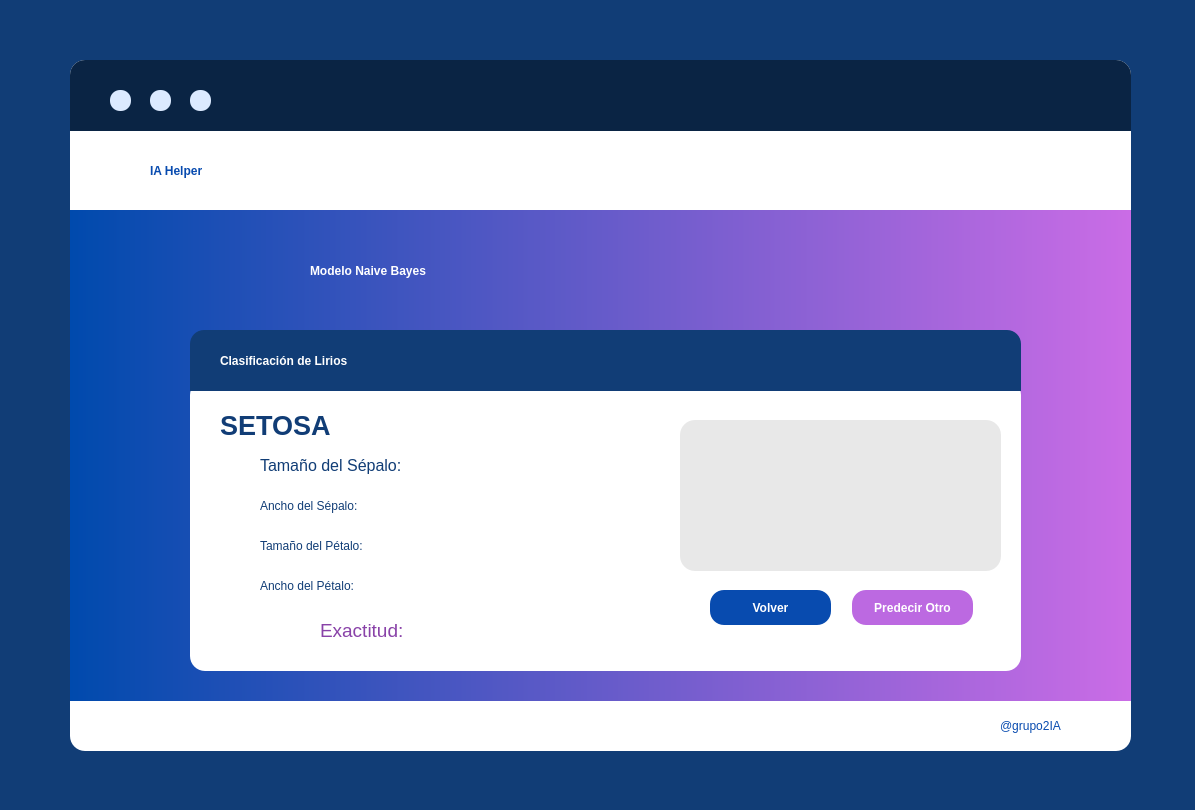
<?xml version="1.0" encoding="UTF-8"?>
<ui version="4.0">
 <class>MainWindow</class>
 <widget class="QMainWindow" name="MainWindow">
  <property name="geometry">
   <rect>
    <x>0</x>
    <y>0</y>
    <width>1195</width>
    <height>810</height>
   </rect>
  </property>
  <property name="windowTitle">
   <string>MainWindow</string>
  </property>
  <property name="styleSheet">
   <string notr="true">background-color: rgb(17, 61, 118);</string>
  </property>
  <widget class="QWidget" name="centralwidget">
   <widget class="QFrame" name="frame">
    <property name="geometry">
     <rect>
      <x>70</x>
      <y>60</y>
      <width>1061</width>
      <height>691</height>
     </rect>
    </property>
    <property name="styleSheet">
     <string notr="true">background-color: rgb(255, 255, 255);
border-radius:15px;</string>
    </property>
    <property name="frameShape">
     <enum>QFrame::StyledPanel</enum>
    </property>
    <property name="frameShadow">
     <enum>QFrame::Raised</enum>
    </property>
    <widget class="QFrame" name="frame_2">
     <property name="geometry">
      <rect>
       <x>0</x>
       <y>150</y>
       <width>1061</width>
       <height>491</height>
      </rect>
     </property>
     <property name="styleSheet">
      <string notr="true">background-color: qlineargradient(spread:pad, x1:0, y1:0, x2:1, y2:0, stop:0 rgba(0, 74, 173, 1), stop:1 rgba(203, 108, 230, 1));
border-radius:0;
</string>
     </property>
     <property name="frameShape">
      <enum>QFrame::StyledPanel</enum>
     </property>
     <property name="frameShadow">
      <enum>QFrame::Raised</enum>
     </property>
     <widget class="QFrame" name="frame_10">
      <property name="geometry">
       <rect>
        <x>120</x>
        <y>170</y>
        <width>831</width>
        <height>291</height>
       </rect>
      </property>
      <property name="styleSheet">
       <string notr="true">background-color: rgb(255, 255, 255);
border-radius:15px;</string>
      </property>
      <property name="frameShape">
       <enum>QFrame::StyledPanel</enum>
      </property>
      <property name="frameShadow">
       <enum>QFrame::Raised</enum>
      </property>
      <widget class="QGraphicsView" name="Vista">
       <property name="geometry">
        <rect>
         <x>490</x>
         <y>40</y>
         <width>321</width>
         <height>151</height>
        </rect>
       </property>
       <property name="styleSheet">
        <string notr="true">background-color: rgb(232, 232, 232);</string>
       </property>
      </widget>
      <widget class="QLabel" name="lbl_sep_l">
       <property name="geometry">
        <rect>
         <x>70</x>
         <y>70</y>
         <width>221</width>
         <height>31</height>
        </rect>
       </property>
       <property name="font">
        <font>
         <family>MS Shell Dlg 2</family>
         <pointsize>12</pointsize>
         <weight>50</weight>
         <italic>false</italic>
         <bold>false</bold>
        </font>
       </property>
       <property name="styleSheet">
        <string notr="true">color: #113D76;
background-color: none;
font: 12pt &quot;MS Shell Dlg 2&quot;;</string>
       </property>
       <property name="text">
        <string>Tamaño del Sépalo:</string>
       </property>
      </widget>
      <widget class="QPushButton" name="Volver">
       <property name="geometry">
        <rect>
         <x>520</x>
         <y>210</y>
         <width>121</width>
         <height>35</height>
        </rect>
       </property>
       <property name="styleSheet">
        <string notr="true">QPushButton{
	background-color: rgb(8, 75, 175);
	border-radius: 14px;
	color: rgb(255, 255, 255);
	font: 75 10pt &quot;MS Shell Dlg 2&quot;;
	font-weight: bold;
}

QPushButton:hover{
	background-color: rgb(8, 84, 190);
}
</string>
       </property>
       <property name="text">
        <string>Volver</string>
       </property>
      </widget>
      <widget class="QPushButton" name="Predecir">
       <property name="geometry">
        <rect>
         <x>662</x>
         <y>210</y>
         <width>121</width>
         <height>35</height>
        </rect>
       </property>
       <property name="styleSheet">
        <string notr="true">QPushButton{
	background-color: rgb(188, 105, 225);
	color: rgb(255, 255, 255);
	border-radius: 14px;
	font: 75 10pt &quot;MS Shell Dlg 2&quot;;
	font-weight: bold;
}
QPushButton:hover{
	background-color: rgb(196, 110, 236);
}</string>
       </property>
       <property name="text">
        <string>Predecir Otro</string>
       </property>
      </widget>
      <widget class="QLabel" name="output_sep_l">
       <property name="geometry">
        <rect>
         <x>250</x>
         <y>70</y>
         <width>201</width>
         <height>31</height>
        </rect>
       </property>
       <property name="styleSheet">
        <string notr="true">font: 11pt &quot;MS Shell Dlg 2&quot;;
color: rgb(17, 61, 118);</string>
       </property>
       <property name="text">
        <string/>
       </property>
      </widget>
      <widget class="QLabel" name="img_resultado">
       <property name="geometry">
        <rect>
         <x>500</x>
         <y>40</y>
         <width>301</width>
         <height>151</height>
        </rect>
       </property>
       <property name="styleSheet">
        <string notr="true">background-color: none;</string>
       </property>
       <property name="text">
        <string/>
       </property>
       <property name="scaledContents">
        <bool>true</bool>
       </property>
       <property name="alignment">
        <set>Qt::AlignCenter</set>
       </property>
      </widget>
      <widget class="QLabel" name="lbl_sep_w">
       <property name="geometry">
        <rect>
         <x>70</x>
         <y>110</y>
         <width>221</width>
         <height>31</height>
        </rect>
       </property>
       <property name="styleSheet">
        <string notr="true">color: #113D76;
background-color: none;
font: 12pt &quot;MS Shell Dlg 2&quot;;</string>
       </property>
       <property name="text">
        <string>Ancho del Sépalo:</string>
       </property>
      </widget>
      <widget class="QLabel" name="output_sep_w">
       <property name="geometry">
        <rect>
         <x>250</x>
         <y>110</y>
         <width>201</width>
         <height>31</height>
        </rect>
       </property>
       <property name="styleSheet">
        <string notr="true">font: 11pt &quot;MS Shell Dlg 2&quot;;
color: rgb(17, 61, 118);</string>
       </property>
       <property name="text">
        <string/>
       </property>
      </widget>
      <widget class="QLabel" name="lbl_pet_w">
       <property name="geometry">
        <rect>
         <x>70</x>
         <y>190</y>
         <width>221</width>
         <height>31</height>
        </rect>
       </property>
       <property name="styleSheet">
        <string notr="true">color: #113D76;
background-color: none;
font: 12pt &quot;MS Shell Dlg 2&quot;;</string>
       </property>
       <property name="text">
        <string>Ancho del Pétalo:</string>
       </property>
      </widget>
      <widget class="QLabel" name="lbl_pet_l">
       <property name="geometry">
        <rect>
         <x>70</x>
         <y>150</y>
         <width>221</width>
         <height>31</height>
        </rect>
       </property>
       <property name="styleSheet">
        <string notr="true">color: #113D76;
background-color: none;
font: 12pt &quot;MS Shell Dlg 2&quot;;</string>
       </property>
       <property name="text">
        <string>Tamaño del Pétalo:</string>
       </property>
      </widget>
      <widget class="QLabel" name="output_pet_w">
       <property name="geometry">
        <rect>
         <x>250</x>
         <y>190</y>
         <width>201</width>
         <height>31</height>
        </rect>
       </property>
       <property name="styleSheet">
        <string notr="true">font: 11pt &quot;MS Shell Dlg 2&quot;;
color: rgb(17, 61, 118);</string>
       </property>
       <property name="text">
        <string/>
       </property>
      </widget>
      <widget class="QLabel" name="output_pet_l">
       <property name="geometry">
        <rect>
         <x>250</x>
         <y>150</y>
         <width>201</width>
         <height>31</height>
        </rect>
       </property>
       <property name="styleSheet">
        <string notr="true">font: 11pt &quot;MS Shell Dlg 2&quot;;
color: rgb(17, 61, 118);</string>
       </property>
       <property name="text">
        <string/>
       </property>
      </widget>
      <widget class="QLabel" name="lbl_exactitud">
       <property name="geometry">
        <rect>
         <x>130</x>
         <y>235</y>
         <width>101</width>
         <height>31</height>
        </rect>
       </property>
       <property name="font">
        <font>
         <family>MS Sans Serif</family>
         <pointsize>14</pointsize>
         <weight>9</weight>
         <italic>false</italic>
         <bold>false</bold>
        </font>
       </property>
       <property name="styleSheet">
        <string notr="true">color: rgb(137, 66, 168);
background-color: none;
font: 75 14pt &quot;MS Sans Serif&quot;;</string>
       </property>
       <property name="text">
        <string>Exactitud:</string>
       </property>
      </widget>
      <widget class="QLabel" name="output_exactitud">
       <property name="geometry">
        <rect>
         <x>250</x>
         <y>235</y>
         <width>101</width>
         <height>31</height>
        </rect>
       </property>
       <property name="font">
        <font>
         <family>MS Sans Serif</family>
         <pointsize>14</pointsize>
         <weight>9</weight>
         <italic>false</italic>
         <bold>false</bold>
        </font>
       </property>
       <property name="styleSheet">
        <string notr="true">color: rgb(137, 66, 168);
background-color: none;
font: 75 14pt &quot;MS Sans Serif&quot;;</string>
       </property>
       <property name="text">
        <string/>
       </property>
      </widget>
      <widget class="QLabel" name="output_predict">
       <property name="geometry">
        <rect>
         <x>30</x>
         <y>30</y>
         <width>171</width>
         <height>31</height>
        </rect>
       </property>
       <property name="font">
        <font>
         <family>MS Sans Serif</family>
         <pointsize>20</pointsize>
         <weight>75</weight>
         <italic>false</italic>
         <bold>true</bold>
        </font>
       </property>
       <property name="styleSheet">
        <string notr="true">color: #113D76;
background-color: none;
font: 20pt &quot;MS Sans Serif&quot;;
font-weight: bold;</string>
       </property>
       <property name="text">
        <string>SETOSA</string>
       </property>
       <property name="textFormat">
        <enum>Qt::AutoText</enum>
       </property>
      </widget>
     </widget>
     <widget class="QLabel" name="lbl_titulo">
      <property name="geometry">
       <rect>
        <x>240</x>
        <y>40</y>
        <width>451</width>
        <height>41</height>
       </rect>
      </property>
      <property name="styleSheet">
       <string notr="true">color: rgb(255, 255, 255);
background-color: none;
font: 75 25pt &quot;MS Sans Serif&quot;;
font-weight: bold;</string>
      </property>
      <property name="text">
       <string>Modelo Naive Bayes</string>
      </property>
     </widget>
     <widget class="QFrame" name="frame_11">
      <property name="geometry">
       <rect>
        <x>120</x>
        <y>120</y>
        <width>831</width>
        <height>61</height>
       </rect>
      </property>
      <property name="styleSheet">
       <string notr="true">background-color: #113D76;
border-top-left-radius: 14px;
border-top-right-radius:14px;</string>
      </property>
      <property name="frameShape">
       <enum>QFrame::StyledPanel</enum>
      </property>
      <property name="frameShadow">
       <enum>QFrame::Raised</enum>
      </property>
      <widget class="QLabel" name="lbl_menu">
       <property name="geometry">
        <rect>
         <x>30</x>
         <y>10</y>
         <width>441</width>
         <height>41</height>
        </rect>
       </property>
       <property name="styleSheet">
        <string notr="true">color: rgb(255, 255, 255);
font: 75 15pt &quot;MS Sans Serif&quot;;
font-weight: bold;</string>
       </property>
       <property name="text">
        <string>Clasificación de Lirios</string>
       </property>
      </widget>
     </widget>
     <widget class="QLabel" name="img_titulo">
      <property name="geometry">
       <rect>
        <x>690</x>
        <y>20</y>
        <width>90</width>
        <height>80</height>
       </rect>
      </property>
      <property name="styleSheet">
       <string notr="true">background-color: none;
border-image: url(:/img/parte2.png);</string>
      </property>
      <property name="text">
       <string/>
      </property>
      <property name="pixmap">
       <pixmap>img/titulo.png</pixmap>
      </property>
      <property name="scaledContents">
       <bool>true</bool>
      </property>
      <property name="alignment">
       <set>Qt::AlignCenter</set>
      </property>
      <property name="wordWrap">
       <bool>false</bool>
      </property>
     </widget>
    </widget>
    <widget class="QFrame" name="frame_3">
     <property name="geometry">
      <rect>
       <x>0</x>
       <y>0</y>
       <width>1061</width>
       <height>71</height>
      </rect>
     </property>
     <property name="styleSheet">
      <string notr="true">background-color: rgb(10, 36, 68);
border-bottom-left-radius: 0px;
border-bottom-right-radius: 0px;</string>
     </property>
     <property name="frameShape">
      <enum>QFrame::StyledPanel</enum>
     </property>
     <property name="frameShadow">
      <enum>QFrame::Raised</enum>
     </property>
     <widget class="QFrame" name="frame_4">
      <property name="geometry">
       <rect>
        <x>40</x>
        <y>30</y>
        <width>21</width>
        <height>21</height>
       </rect>
      </property>
      <property name="styleSheet">
       <string notr="true">background-color: #DCEAFF;
border-radius:10;</string>
      </property>
      <property name="frameShape">
       <enum>QFrame::StyledPanel</enum>
      </property>
      <property name="frameShadow">
       <enum>QFrame::Raised</enum>
      </property>
     </widget>
     <widget class="QFrame" name="frame_5">
      <property name="geometry">
       <rect>
        <x>80</x>
        <y>30</y>
        <width>21</width>
        <height>21</height>
       </rect>
      </property>
      <property name="styleSheet">
       <string notr="true">background-color: #DCEAFF;
border-radius:10
;</string>
      </property>
      <property name="frameShape">
       <enum>QFrame::StyledPanel</enum>
      </property>
      <property name="frameShadow">
       <enum>QFrame::Raised</enum>
      </property>
     </widget>
     <widget class="QFrame" name="frame_9">
      <property name="geometry">
       <rect>
        <x>120</x>
        <y>30</y>
        <width>21</width>
        <height>21</height>
       </rect>
      </property>
      <property name="styleSheet">
       <string notr="true">background-color: #DCEAFF;
border-radius:10
;</string>
      </property>
      <property name="frameShape">
       <enum>QFrame::StyledPanel</enum>
      </property>
      <property name="frameShadow">
       <enum>QFrame::Raised</enum>
      </property>
     </widget>
    </widget>
    <widget class="QLabel" name="lbl_footer">
     <property name="geometry">
      <rect>
       <x>930</x>
       <y>650</y>
       <width>101</width>
       <height>31</height>
      </rect>
     </property>
     <property name="styleSheet">
      <string notr="true">color: #084BAF;
font: 75 12pt &quot;MS Shell Dlg 2&quot;;</string>
     </property>
     <property name="text">
      <string>@grupo2IA</string>
     </property>
    </widget>
    <widget class="QLabel" name="lbl_logo">
     <property name="geometry">
      <rect>
       <x>80</x>
       <y>90</y>
       <width>111</width>
       <height>41</height>
      </rect>
     </property>
     <property name="styleSheet">
      <string notr="true">color: #084BAF;
background-color: none;
font: 75 15pt &quot;MS Sans Serif&quot;;
font-weight: bold;</string>
     </property>
     <property name="text">
      <string>IA Helper</string>
     </property>
    </widget>
    <widget class="QLabel" name="img_logo">
     <property name="geometry">
      <rect>
       <x>10</x>
       <y>78</y>
       <width>61</width>
       <height>61</height>
      </rect>
     </property>
     <property name="styleSheet">
      <string notr="true">border-image: url(:/img/parte1.png);
border-radius:0;</string>
     </property>
     <property name="text">
      <string/>
     </property>
     <property name="pixmap">
      <pixmap>img/logo.png</pixmap>
     </property>
    </widget>
   </widget>
  </widget>
 </widget>
 <resources>
  <include location="res.qrc"/>
 </resources>
 <connections/>
</ui>
